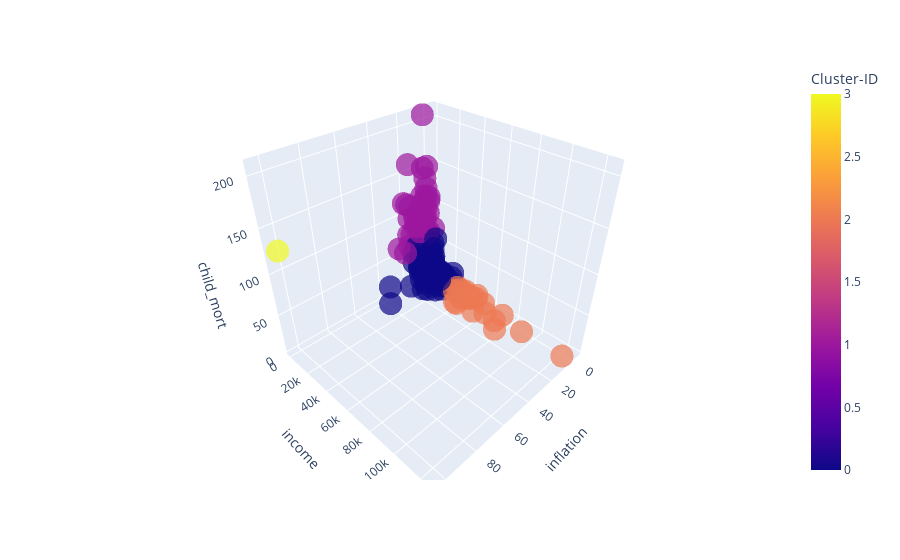

Write notebook code for a chart like this one.
### Code cell
###Plotting a 3D graph and vizualizing the clusters
px.scatter_3d(country_df2,x='inflation',y='income',z='child_mort',color ='Cluster-ID',opacity=0.7,hover_name='country')

### Figure 1 — Plotly figure (JSON) as saved in the notebook; plotly's stock layout.template omitted (floating-point values rounded to 4 significant figures; data arrays with more than 128 entries replaced by an {"elided": "..."} marker saying what was removed)
{"data": [{"hovertemplate": "<b>%{hovertext}</b><br><br>inflation=%{x}<br>income=%{y}<br>child_mort=%{z}<br>Cluster-ID=%{marker.color}<extra></extra>", "hovertext": {"elided": "167 str values"}, "legendgroup": "", "marker": {"color": {"elided": "167 int values"}, "coloraxis": "coloraxis", "opacity": 0.7, "symbol": "circle"}, "mode": "markers", "name": "", "scene": "scene", "showlegend": false, "type": "scatter3d", "x": {"elided": "167 float values"}, "y": {"elided": "167 int values"}, "z": {"elided": "167 float values"}}], "layout": {"coloraxis": {"colorbar": {"title": {"text": "Cluster-ID"}}, "colorscale": [[0, "#0d0887"], [0.1111, "#46039f"], [0.2222, "#7201a8"], [0.3333, "#9c179e"], [0.4444, "#bd3786"], [0.5556, "#d8576b"], [0.6667, "#ed7953"], [0.7778, "#fb9f3a"], [0.8889, "#fdca26"], [1, "#f0f921"]]}, "legend": {"tracegroupgap": 0}, "margin": {"t": 60}, "scene": {"domain": {"x": [0, 1], "y": [0, 1]}, "xaxis": {"title": {"text": "inflation"}}, "yaxis": {"title": {"text": "income"}}, "zaxis": {"title": {"text": "child_mort"}}}}}
